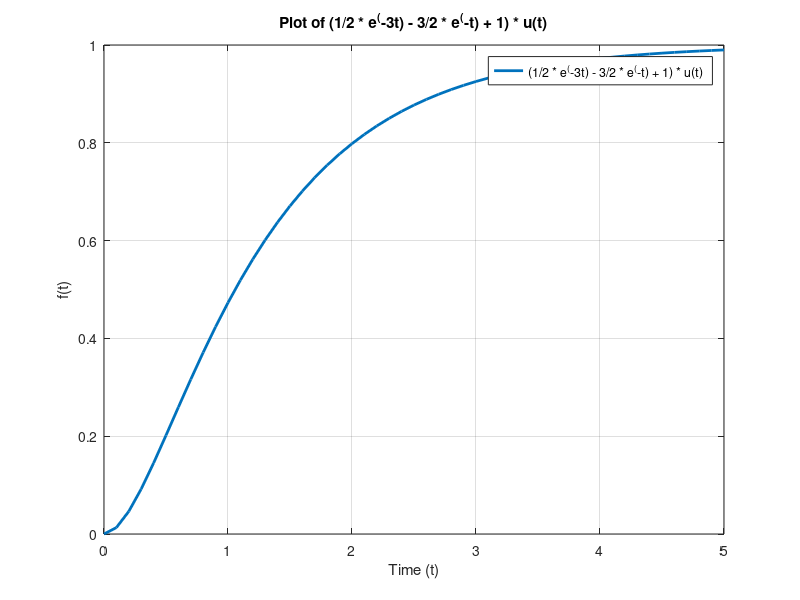

Write MATLAB code to recreate this figure.


% Define the time range
t = 0:0.1:5; % Adjust the step size as needed

% Define the function
f_t = (1/2 * exp(-3*t) - 3/2 * exp(-t) + 1) .* (t >= 0);

% Plot the function
plot(t, f_t, 'LineWidth', 2);

% Label the axes
xlabel('Time (t)');
ylabel('f(t)');

% Title for the plot
title('Plot of (1/2 * e^(-3t) - 3/2 * e^(-t) + 1) * u(t)');

% Show the grid
grid on;

% Show the plot
legend('(1/2 * e^(-3t) - 3/2 * e^(-t) + 1) * u(t)');
